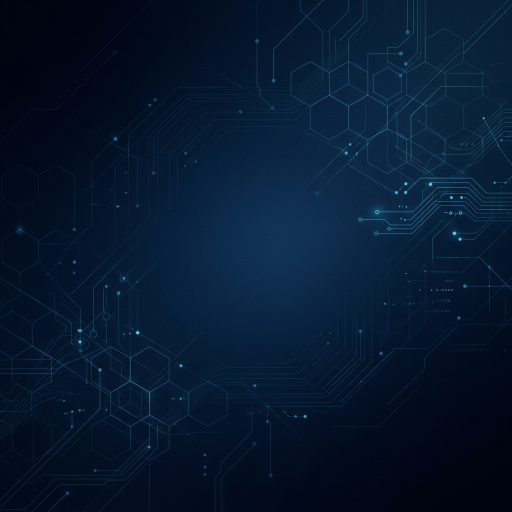
#> input picture video_factory/assets/title_bg.png, 1024 x 1024 px (shown at 1/2 size)
$ python generate_cards.py
#> lines starting #> are read from the running program, lines starting #| are printed output that depends on the picture
from PIL import Image, ImageDraw, ImageFont
import os

def create_ui_card(text, subtext, output_name):
#> called with text = 'Interactive Sessions Redefined', subtext = 'www.swaya.me', output_name = 'intro_card.png'
    bg = Image.open("assets/title_bg.png").convert("RGBA")
    bg = bg.resize((1920, 1080), Image.LANCZOS)
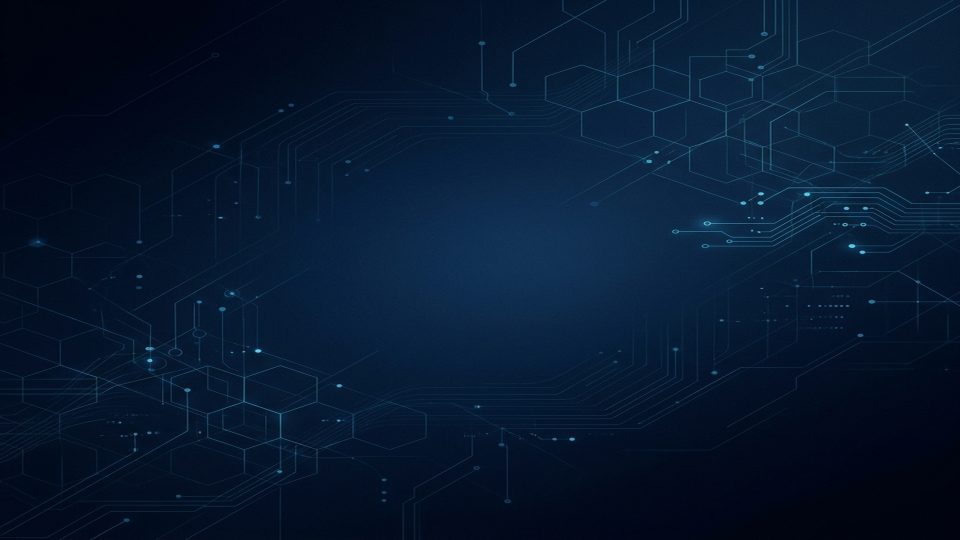
#> bg: PIL image 1920x1080 RGBA (shown at 1/2 size); mean R, G, B, A 6.2, 24.4, 47.5, 255
    draw = ImageDraw.Draw(bg)

    try:
        font_main = ImageFont.truetype("/usr/share/fonts/truetype/liberation/LiberationSans-Bold.ttf", 80)
        font_sub = ImageFont.truetype("/usr/share/fonts/truetype/liberation/LiberationSans-Regular.ttf", 50)
    except:
        font_main = ImageFont.load_default()
        font_sub = ImageFont.load_default()

#> (the run stopped early here; a loop or call above may not have finished)

$ run again, with video_factory/assets/exam_mobile.png copied over video_factory/assets/title_bg.png
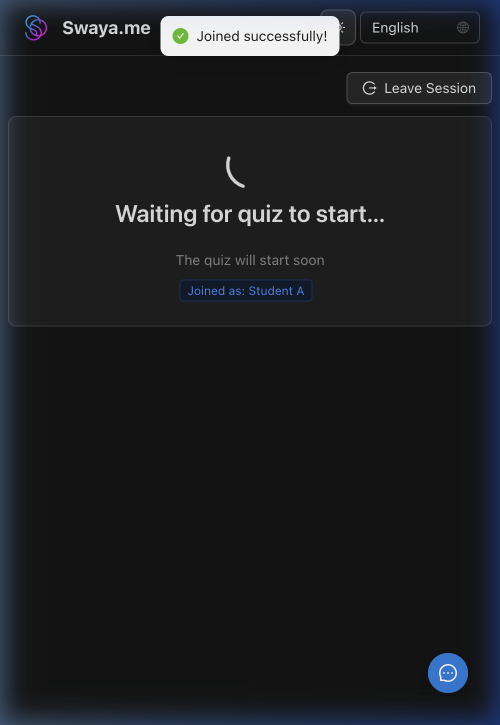
#> input picture video_factory/assets/exam_mobile.png, 1000 x 1450 px (shown at 1/2 size)
#> in create_ui_card, `bg = bg.resize((1920, 1080), Image.LANCZOS)`:
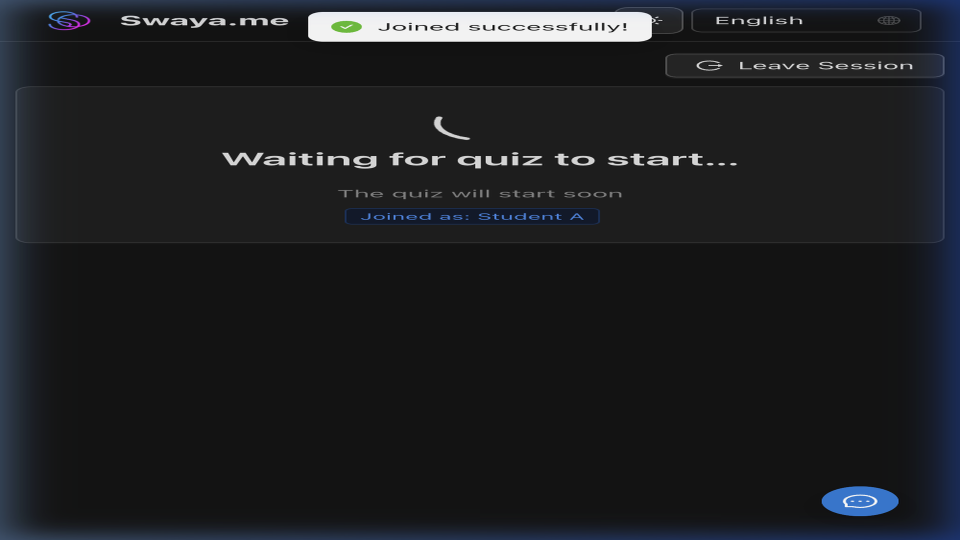
#> bg: PIL image 1920x1080 RGBA (shown at 1/2 size); mean R, G, B, A 29.4, 31, 33.9, 255
